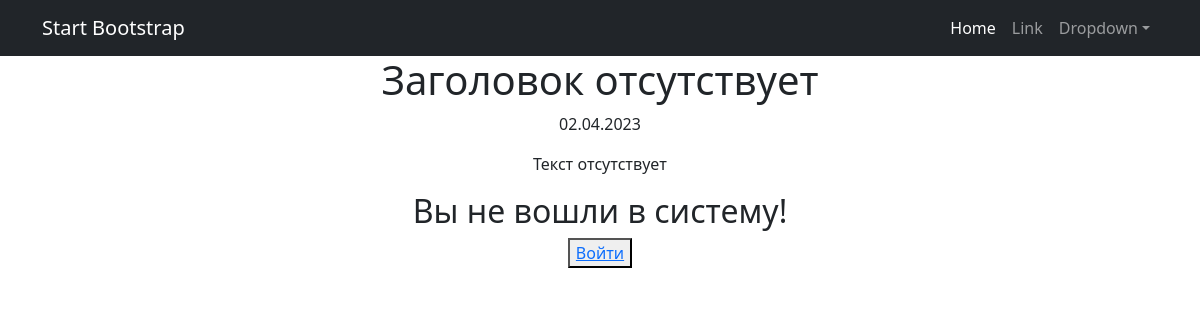
Screenshot of /news/10 with the database file from the repository.
### news/models.py (models this page shows, shortened)
class Post(models.Model):
    author = models.ForeignKey(Author,
                               related_name='posts',
                               related_query_name='post',
                               on_delete=models.CASCADE)
    article = 'ART'
    news = 'NWS'
    POSITIONS = [
        (article, 'Статья'),
        (news, 'Новость'),
    ]
    article_or_news = models.CharField(max_length=3, choices=POSITIONS, default=None)
    time_in = models.DateTimeField(auto_now_add=True)
    header = models.CharField(max_length=200, default='Заголовок отсутствует')
    text = models.TextField(default='Текст отсутствует')
    rating_art_nws = models.IntegerField(default=0)
    categories = models.ManyToManyField(Category, through='PostCategory')

### news/views.py (the view)
# urls.py: path('<int:pk>', News_id.as_view(), name='post_detail'),
class News_id(DetailView):
    model = Post
    ordering = '-creation_time'
    template_name = 'news_id.html'
    context_object_name = 'post_id'

### templates/news_id.html (shortened to what this page needs)
{% extends 'flatpages/default.html' %}
{% block content %}
<h1>{{ post_id.header }}</h1>
<p>{{ post_id.time_in|date:"d.m.Y" }}</p>
<p>{{ post_id.text }}</p>
{% if request.user.is_authenticated %}
    <h2>Страница авторизованного пользователя {{request.user.username}}</h2>
    <button> <a href="{% url 'account_logout' %}">Выйти</a> </button>
    {% if is_not_author %}
    <button> <a href="upgrade/"> Хочу стать автором!</a> </button>
    {% endif %}
{% else %}
    <h2>Вы не вошли в систему!</h2>
    <button> <a href="{% url 'account_login' %}">Войти</a> </button>
{% endif %}
{% endblock content %}

### rows the page displays
Post: header "Заголовок отсутствует", time_in "02.04.2023", text "Текст отсутствует"
